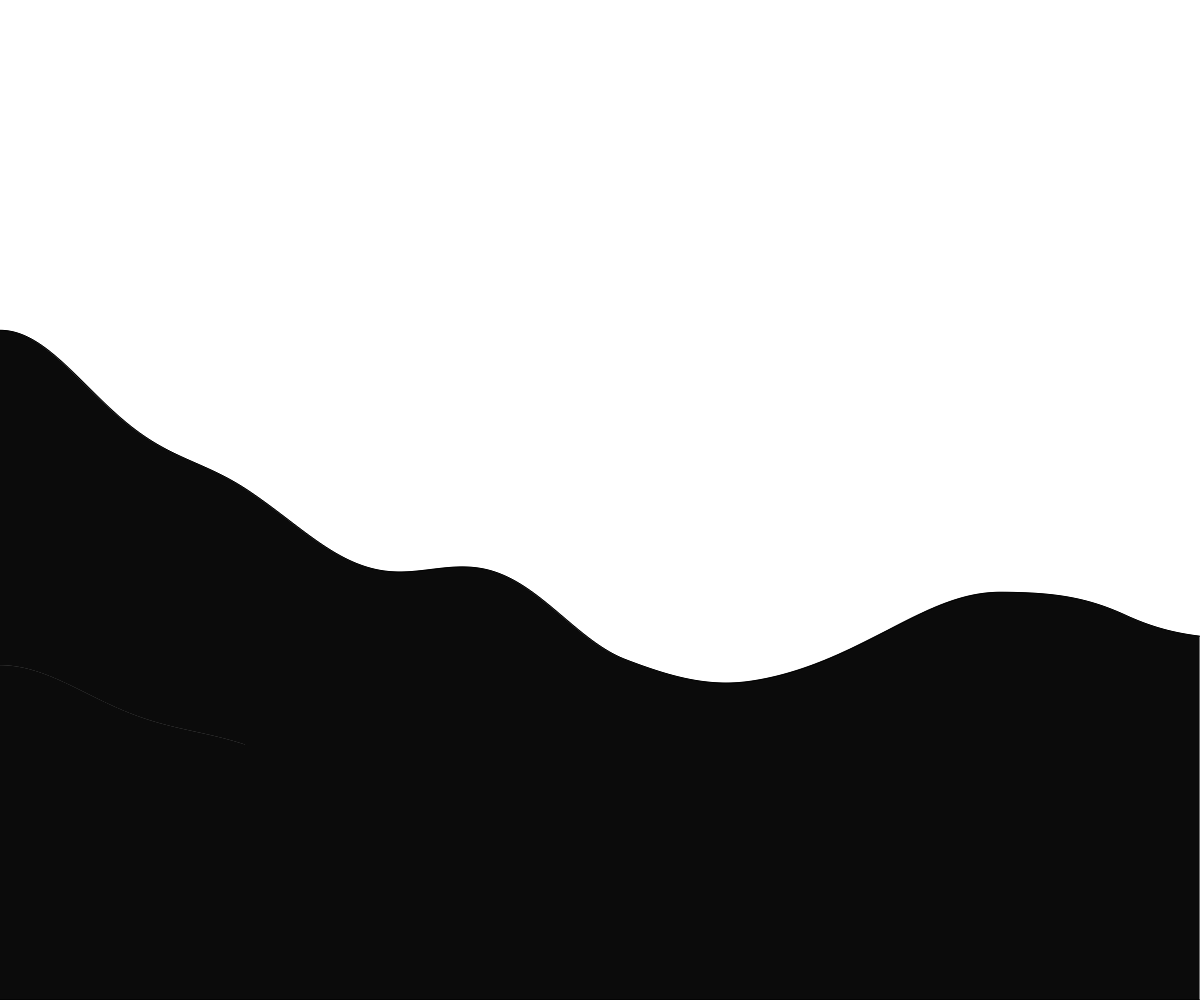
Frame 1 (no input)
Frame 60 (no input): identical to frame 1, image omitted
Frame 120 (the mouse pressed at the canvas centre since frame 60): identical to frame 1, image omitted

The p5.js sketch that drew this single still picture (run headless with seeded random() and noise() and a simulated clock; from frame 60 on, the mouse is pressed at the canvas centre):

// p5.js sketch
// ── sketch.js
//Perlin Noise

let rectHeights;
let bikeLocation = 0;

function setup() {
  createCanvas(windowWidth, windowHeight);
  rectHeights = generateHeights();
}

function draw() {
  background(random(255, 255, 255));
  
  let howMany = width;
  for (let i=bikeLocation; i<bikeLocation+howMany; i++) {
    let rectWidth = width / howMany;
    rect(rectWidth*(i-bikeLocation), height-rectHeights[i], 
      rectWidth, rectHeights[i]);
  }
 
  if (keyIsPressed) {
    if (key === "d") {
      bikeLocation += 5;
    }
    if (key === "a" && bikeLocation > 0) {
      bikeLocation -= 5;
    }
  }
}

function generateHeights() {
  let theHeights = [];
  for (let i=0; i<5000; i++) {
    let rectHeight = noise(i*0.001) * height;
    theHeights.push(rectHeight);
  }
  return theHeights;
}
